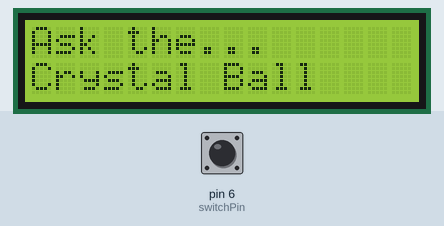
Simulated run of this sketch. Board: Arduino Uno, built with avr-gcc and run on an emulated ATmega328P. On the bench: 16×2 character LCD. Inputs (shaded band) come from the test bench; at power-on: pin 6 (switchPin) LOW. Random numbers use the default seed unless the sketch sets one.

Above: at 1.2 s.
1.3 s: pin 6 (switchPin) pulled HIGH for 0.15 s
At 1.9 s:
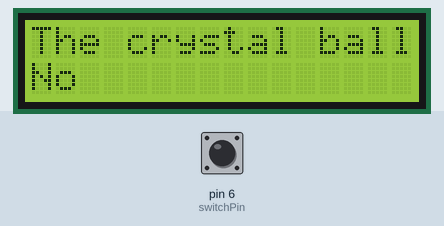
2.9 s: pin 6 (switchPin) pulled HIGH for 1 s
At 4.4 s:
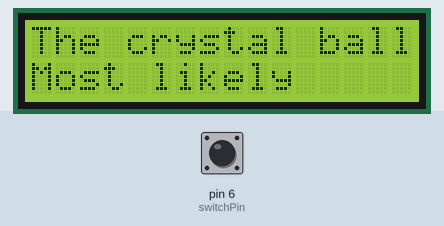
5.4 s: pin 6 (switchPin) pulsed HIGH 5 times (0.12 s each, 0.3 s apart)
At 7.0 s:
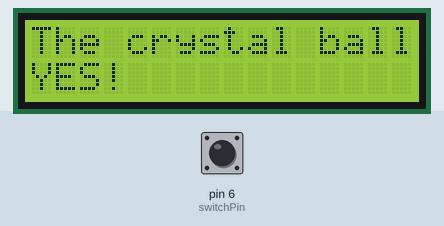
8.4 s: pin 6 (switchPin) pulled HIGH for 0.15 s
At 9.7 s:
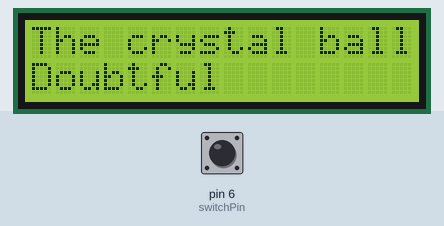
10.0 s: pin 6 (switchPin) pulled HIGH for 3.2 s
At 13.9 s:
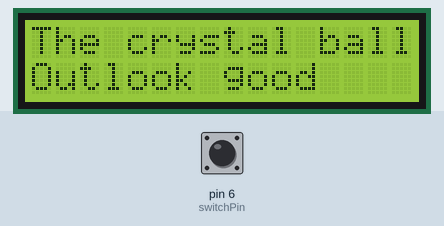
14.7 s: pin 6 (switchPin) pulled HIGH for 0.15 s
At 15.7 s:
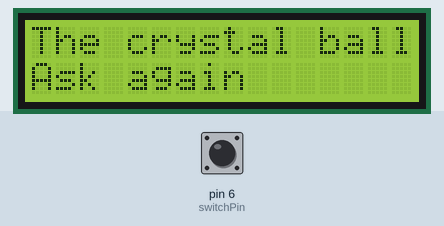
Timing chart, 0 to 17.3 s (numbered marks = the images above; inputs shaded):
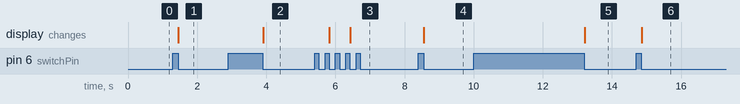

The sketch:

Crystal_Ball.ino
```cpp
/*

  Crystal Ball

*/

#include <LiquidCrystal.h>

LiquidCrystal lcd(12, 11, 5, 4, 3, 2);

const int switchPin = 6;
int switchState = 0;
int prevSwitchState = 0;
int reply;

void setup() {

  // set up the size of the lcd
  lcd.begin(16, 2);

  // set switch pin to input
  pinMode(switchPin, INPUT);

  // output "Ask the Crystal Ball" to the LCD
  lcd.print("Ask the...");

  // move the cursor down one line
  lcd.setCursor(0, 1);
  lcd.print("Crystal Ball");

}

void loop() {

  // read the switch pin - 6
  switchState = digitalRead(switchPin);

  if (switchState != prevSwitchState) {

     if (switchState == LOW) {

       reply = random(8);
       lcd.clear();
       lcd.setCursor(0, 0);
       lcd.print("The crystal ball says...");
       lcd.setCursor(0, 1);

       // switch case for replies
       switch(reply) {

        case 0:
          lcd.print("YES!");
          break;
        case 1:
          lcd.print("Most likely");
          break;
        case 2:
          lcd.print("Certainly");
          break;
        case 3:
          lcd.print("Outlook good");
          break;
        case 4:
          lcd.print("Unsure");
          break;
        case 5:
          lcd.print("Ask again");
          break;
        case 6:
          lcd.print("Doubtful");
          break;
        case 7:
          lcd.print("No");
          break;

       }
     }
  }

  // reset the switch state
  prevSwitchState = switchState;

}
```

Measured:
- after the input at 1.3 s, the display: changes after 0.16 s (image 1)
- after the input at 2.9 s, the display: changes after 1.0 s (image 2)
- after the input at 5.4 s, the display: first changes after 0.43 s (image 3 shows a later state)
- after the input at 8.4 s, the display: changes after 0.16 s (image 4)
- after the input at 10.0 s, the display: changes after 3.2 s (image 5)
- after the input at 14.7 s, the display: changes after 0.16 s (image 6)
